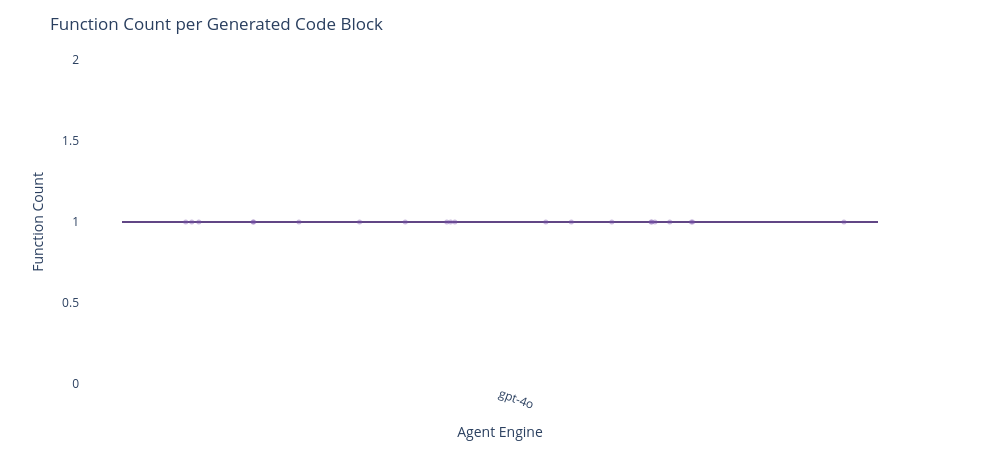

Here is the notebook cell this chart was saved with:
### Code cell
import plotly.graph_objects as go

# Step 1: Copy and prep
df_func = df_engine_expanded.copy()
df_func["model"] = df_func["provider_id"].map({
    1: "mock-llm",
    2: "gpt-4o",
    3: "gemini-1.5-pro",
    4: "claude-3-sonnet",
})

# Step 2: Count function definitions
df_func["function_count"] = df_func["response"].fillna("").str.count(r"\bdef\b")

# Step 3: Filter valid entries
df_func = df_func.dropna(subset=["model"])
df_func = df_func[df_func["function_count"] > 0]

# Step 4: Assign numeric x + jitter
model_to_num = {m: i for i, m in enumerate(sorted(df_func["model"].unique()))}
df_func["x_numeric"] = df_func["model"].map(model_to_num)
df_func["x_jittered"] = df_func["x_numeric"] + np.random.uniform(-0.25, 0.25, size=len(df_func))

# Step 5: Plot
box_traces = []
for model in model_to_num:
    y_vals = df_func[df_func["model"] == model]["function_count"]
    box_traces.append(go.Box(
        y=y_vals,
        x=[model_to_num[model]] * len(y_vals),
        name=model,
        boxpoints=False,
        fillcolor="rgba(120, 81, 169, 0.25)",
        line_color="rgba(80, 50, 120, 0.9)",
        width=0.5,
        showlegend=False
    ))

scatter_trace = go.Scatter(
    x=df_func["x_jittered"],
    y=df_func["function_count"],
    mode='markers',
    marker=dict(color="rgba(120, 81, 169, 0.4)", size=5),
    hoverinfo='skip',
    showlegend=False
)

# Step 6: Layout
fig = go.Figure(data=box_traces + [scatter_trace])
fig.update_layout(
    title="Function Count per Generated Code Block",
    xaxis=dict(
        tickmode="array",
        tickvals=list(model_to_num.values()),
        ticktext=list(model_to_num.keys()),
        tickangle=20,
        title="Agent Engine"
    ),
    yaxis_title="Function Count",
    width=1000,
    height=450,
    plot_bgcolor="white",
    margin=dict(t=60, b=60)
)

fig.show()

### Figure 1 — Plotly figure (JSON) as saved in the notebook; plotly's stock layout.template omitted (floating-point values rounded to 4 significant figures)
{"data": [{"boxpoints": false, "fillcolor": "rgba(120, 81, 169, 0.25)", "line": {"color": "rgba(80, 50, 120, 0.9)"}, "name": "gpt-4o", "showlegend": false, "type": "box", "width": 0.5, "x": [0, 0, 0, 0, 0, 0, 0, 0, 0, 0, 0, 0, 0, 0, 0, 0, 0, 0, 0, 0, 0], "y": [1, 1, 1, 1, 1, 1, 1, 1, 1, 1, 1, 1, 1, 1, 1, 1, 1, 1, 1, 1, 1]}, {"hoverinfo": "skip", "marker": {"color": "rgba(120, 81, 169, 0.4)", "size": 5}, "mode": "markers", "showlegend": false, "type": "scatter", "x": [-0.02986, -0.2039, -0.06268, 0.04717, -0.03519, 0.07393, 0.09991, -0.133, -0.1633, -0.1629, -0.2079, 0.03029, 0.1004, 0.1266, -0.09288, 0.1123, -0.03268, 0.1273, 0.2275, 0.1025, -0.1992], "y": [1, 1, 1, 1, 1, 1, 1, 1, 1, 1, 1, 1, 1, 1, 1, 1, 1, 1, 1, 1, 1]}], "layout": {"height": 450, "margin": {"b": 60, "t": 60}, "plot_bgcolor": "white", "title": {"text": "Function Count per Generated Code Block"}, "width": 1000, "xaxis": {"tickangle": 20, "tickmode": "array", "ticktext": ["gpt-4o"], "tickvals": [0], "title": {"text": "Agent Engine"}}, "yaxis": {"title": {"text": "Function Count"}}}}
